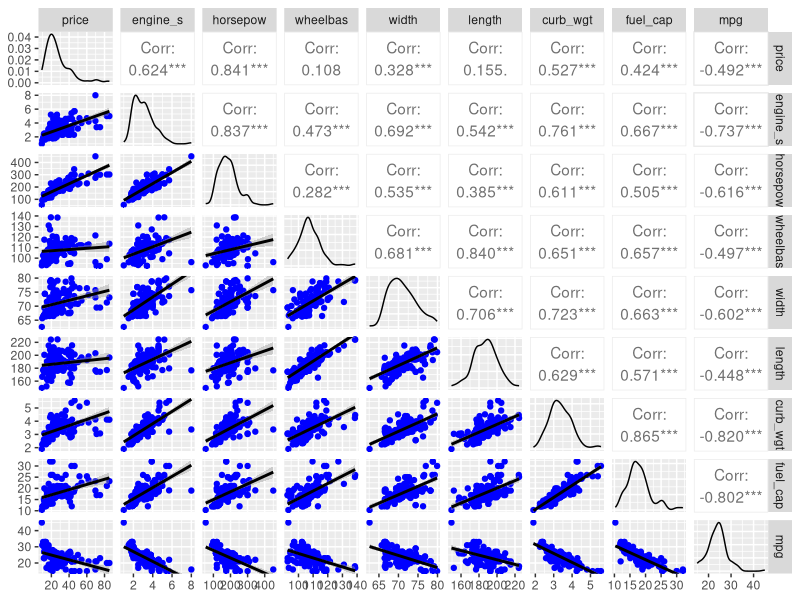
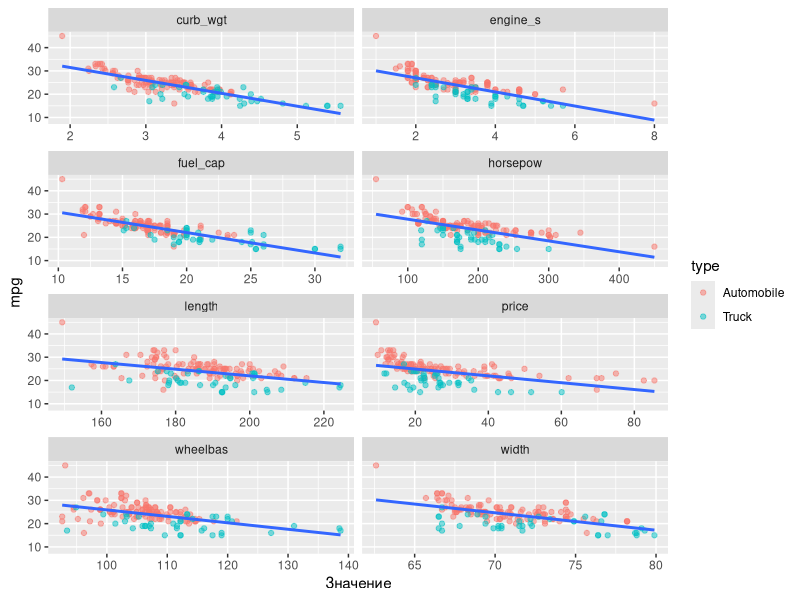
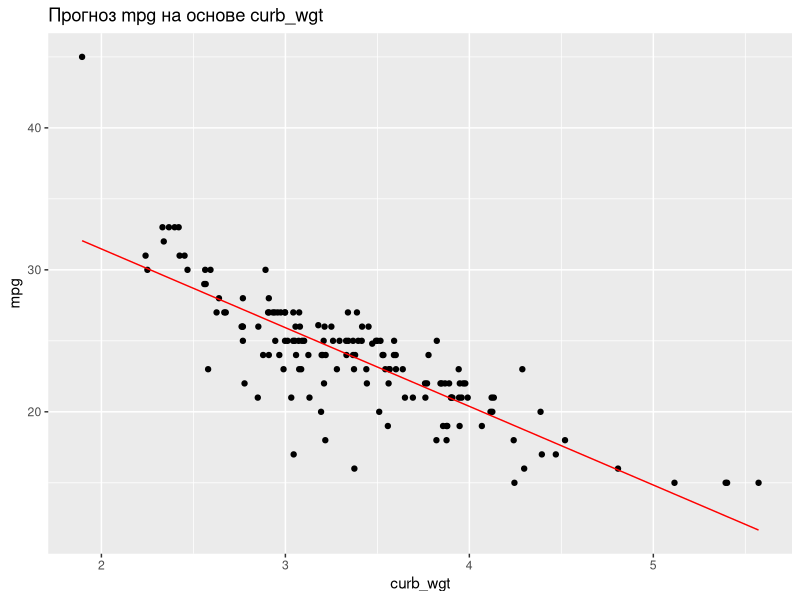
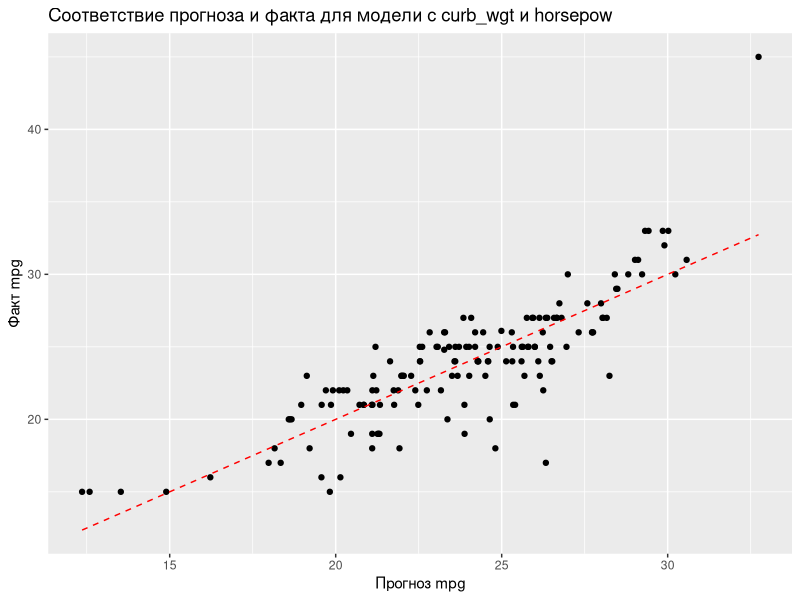
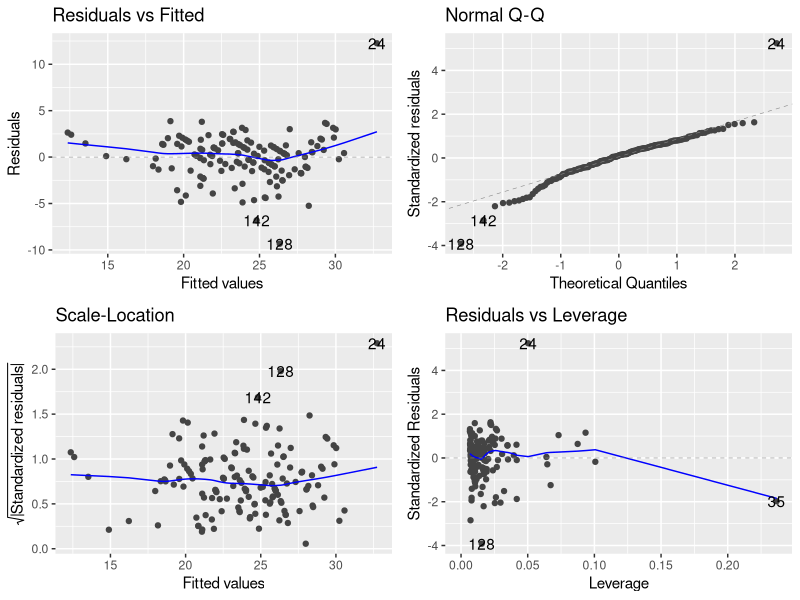
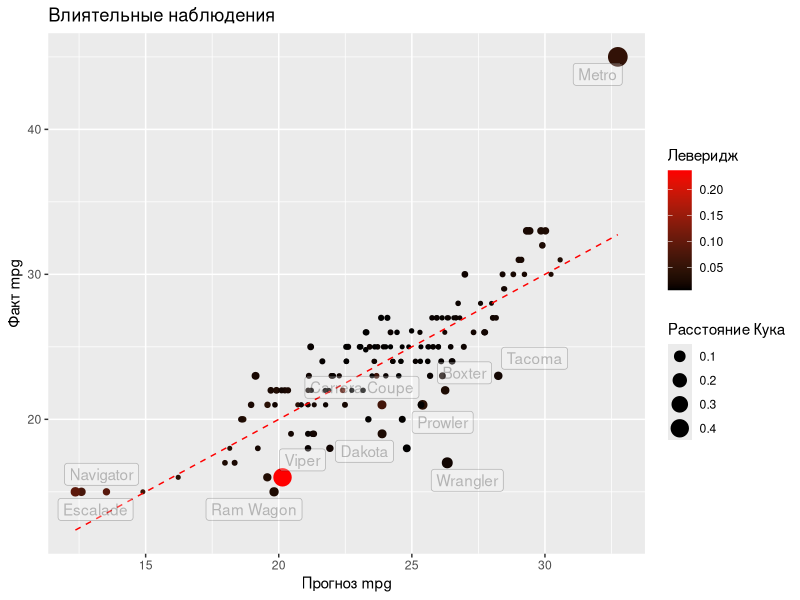
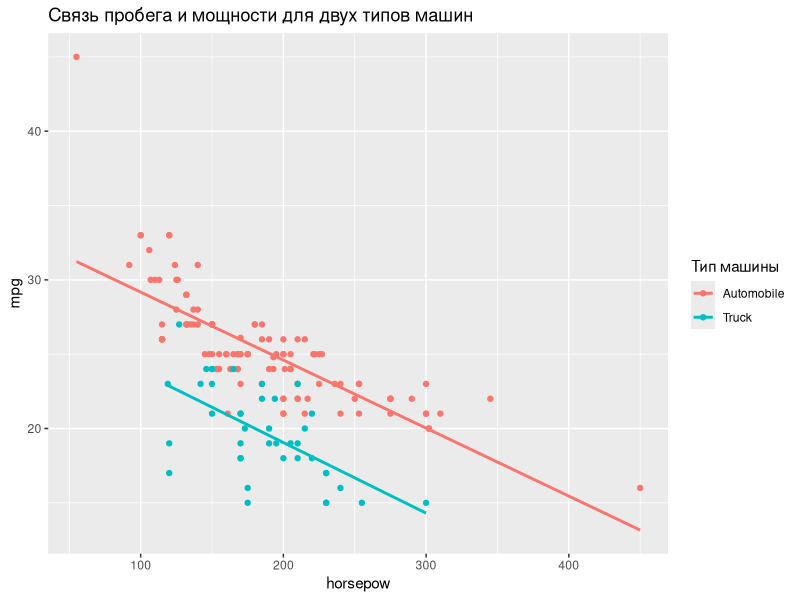
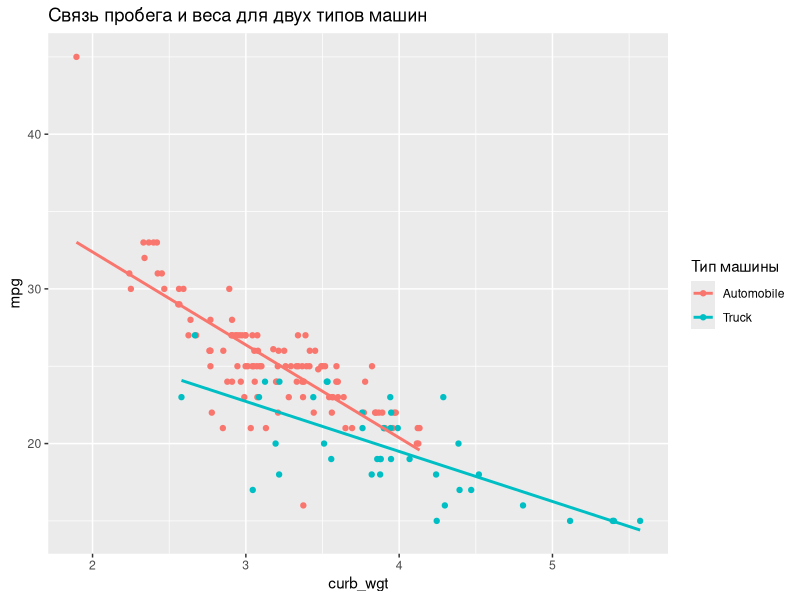

The R source for these figures, in order:
## ---- chunk 1
knitr::opts_chunk$set(echo = TRUE, warning = FALSE)
options(width = 100) # ширина текстового вывода
options(digits = 3) # число знаков после запятой в выводе 
## ---- chunk 2
library(readr) # считывание данных из текстовых файлов
library(tidyverse) # манипулирование данными 
library(ggplot2) # визуализация 
library(ggfortify) # визуализация диагностических графиков
library(modelr) # вспомогательные функции для работы с моделями
library(broom) # преобразование результатов моделирования в табличный вид
library(GGally) # построение матрицы диаграмм рассеяния 
library(car) # функции для степенных преобразований
library(forcats) # работа с факторами
## ---- chunk 3
cars <- read_csv2("datasets/cars.csv", skip = 25) #в файле используются "русские" разделители, больше подходит read_csv2()
glimpse(cars)
## ---- chunk 4

cars %>%
  gather(key = 'Переменная', value = 'Значение') %>%
  group_by(`Переменная`) %>%
  summarise(`Пропуски` = sum(is.na(`Значение`))) %>%
  arrange(-`Пропуски`)

## ---- chunk 5

cars %>% 
  filter(!complete.cases(.)) # . обозначает место, в которое надо подставить результат предыдущей операции

## ---- chunk 6
cars2 <- na.omit(cars)

# Осталось наблюдений:
cat("Осталось", nrow(cars2), "наблюдений из", nrow(cars))
## ---- chunk 7
cars_num <- cars2 %>% select_if(is.numeric)

# Коэффициенты корреляции и из значимость
Hmisc::rcorr(as.matrix(cars_num))

# Матрица диаграмм рассеяния
ggpairs(cars_num, 
        lower = list(continuous = wrap("smooth_lm", color = 'blue')))
## ---- chunk 8

cars_tall <- cars2 %>% 
  gather(key = 'Показатель', value = 'Значение', price:fuel_cap) # текстовые переменные и mpg надо оставить без изменений

## ---- chunk 9

ggplot(data = cars_tall,
       mapping = aes(x = `Значение`, y = mpg)) +
  geom_point(aes(colour = type), alpha = 0.5) +
  stat_smooth(method = lm, se = F) +
  facet_wrap(~ `Показатель`, scale = 'free_x', ncol = 2)

## ---- chunk 10

cars_tall %>% 
  group_by(`Показатель`) %>%
  summarise(r = cor(mpg, `Значение`)) %>%
  arrange(desc(abs(r)))

## ---- chunk 11
m_wgt <- lm(mpg ~ curb_wgt, data = cars2)
summary(m_wgt)
## ---- chunk 12
tidy(m_wgt) %>% select(term:std.error) # эта же информация есть и в summary()
## ---- chunk 13
ggplot(add_predictions(cars2, m_wgt, var = 'fit')) +
  geom_point(aes(curb_wgt, mpg)) +
  geom_line(aes(curb_wgt, fit), colour = 'red') + 
  labs(title = 'Прогноз mpg на основе curb_wgt')
## ---- chunk 14
glance(m_wgt) %>% select(r.squared, sigma) # эта же информация есть и в summary()
## ---- chunk 15

cars2 %>% 
  add_residuals(m_wgt, var = "residual") %>% #добавили остатки
  select_if(is.numeric) %>% # убрали текстовые столбцы
  select(-curb_wgt, -mpg) %>% #убрали уже учтенные в модели переменные 
  gather('var', 'value', price:fuel_cap) %>% #длинный формат данных
  group_by(var) %>% # сгруппировали по названию переменной
  summarise(r = cor(value, residual)) %>% # посчитали коэффициент корреляции для каждой группы
  arrange(desc(abs(r)))

## ---- chunk 16
m_wgtpow <- lm(mpg ~ curb_wgt + horsepow, data = cars2)
summary(m_wgtpow)
## ---- chunk 17

newcar <- tibble(curb_wgt = 4, horsepow = 200)
predict(m_wgtpow, newcar, interval = 'prediction', level = 0.9 )

## ---- chunk 18

ggplot(add_predictions(cars, m_wgtpow, var = 'fit'), 
       aes(fit, mpg)) +
  geom_point() +
  geom_line(aes(fit, fit), color = 'red', linetype = 'dashed') +
  labs(title = 'Соответствие прогноза и факта для модели с curb_wgt и horsepow',
       x = 'Прогноз mpg',
       y = 'Факт mpg')
  
## ---- chunk 19

autoplot(m_wgtpow)

## ---- chunk 20
m_wgtpow_fit <- m_wgtpow %>% 
  fortify() %>% # сохранили остатки, предсказания и показатели влиятельности в набор
  merge(., cars2) # добавили исходные данные (merge удаляет дублирующиеся при слиянии столбцы)

head(m_wgtpow_fit)

ggplot(m_wgtpow_fit, aes(.fitted, mpg)) +
  geom_point(aes(size = .cooksd, colour = .hat)) +
  geom_line(aes(.fitted, .fitted), 
            colour = "red", linetype = "dashed") +
  scale_colour_gradient(low = "black", high = "red") +
  ggrepel::geom_label_repel(
    data = filter(m_wgtpow_fit, .cooksd > 4/nrow(cars2)),
    mapping = aes(label = model), alpha = 0.25) +
  labs(title = "Влиятельные наблюдения",
       x = "Прогноз mpg", y = "Факт mpg", 
       colour = "Леверидж", size = "Расстояние Кука")
  

## ---- chunk 21
ggplot(cars2, aes(horsepow, mpg, colour = type)) +
  geom_point() +
  geom_smooth(method = lm, se = F) +
  labs(title = "Связь пробега и мощности для двух типов машин",
       colour = "Тип машины")
## ---- chunk 22
carsdummy <- cars %>%
  mutate(truck = ifelse(type == "Truck", 1, 0))

m_pow_dummy <- lm(mpg ~ horsepow + truck, data = carsdummy)

summary(m_pow_dummy)
## ---- chunk 23

cars2f <- cars2 %>%
  mutate(type = factor(type, levels = c('Automobile', 'Truck')))


m_pow_factor <- lm(mpg ~ horsepow + type, data = cars2f)

summary(m_pow_factor)
## ---- chunk 24
ggplot(data = cars2, aes (curb_wgt, mpg, colour = type)) +
  geom_point() +
  geom_smooth(method = lm, se = F) +
  labs(title = "Связь пробега и веса для двух типов машин",
     colour = "Тип машины")

## ---- chunk 25

m_wgt_interact <- lm(mpg ~ curb_wgt + type + curb_wgt:type, data = cars2f)

summary(m_wgt_interact)

## ---- chunk 26
lm(mpg ~ curb_wgt * type, data = cars2f) %>%
  summary()
## ---- chunk 27
cars2f <- cars2f %>%
  mutate(country = factor(country, levels=c('Japan', 'Europe', 'USA')))

ggplot(cars2f, aes(horsepow, mpg, colour = country)) +
  geom_point() +
  geom_smooth(method = lm, se = F) + 
  labs(title = "Связь пробега и мощности для машин из разных стран",
     colour = "Страна производителя")

## ---- chunk 28

m_country <- lm(mpg ~ horsepow + country, data = cars2f)

summary(m_country)
## ---- chunk 29

m_country_interact <- lm(mpg ~ horsepow * country, data = cars2f)

summary(m_country_interact)
## ---- chunk 30

# Подготовка данных: добавляем новый фактор - европейская машина, или нет.

cars2f <- cars2f %>%
  mutate(europe = fct_recode(country,
                             No = "Japan",
                             No = "USA",
                             Yes = "Europe"))
  

m_europe_interact <- lm(mpg ~ horsepow * europe, 
                                data = cars2f)

summary(m_europe_interact)
## ---- chunk 31

# Новые данные
new_cars <- data.frame(horsepow = c(250, 250), 
                       europe = factor(c("No", "Yes"), levels = c("No", "Yes")))

# Прогноз
pred_mpg <- predict(m_europe_interact, new_cars,
                    interval = "prediction",
                    level = 0.9) %>% 
  as.data.frame() %>%
  bind_cols(new_cars, .)

pred_mpg
